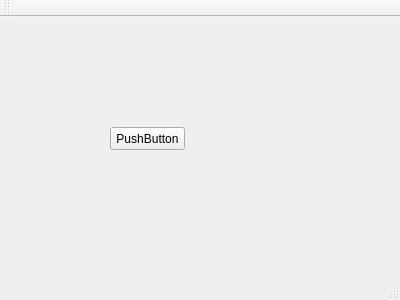
<?xml version="1.0" encoding="UTF-8"?>
<ui version="4.0">
 <class>MainWindow</class>
 <widget class="QMainWindow" name="MainWindow">
  <property name="geometry">
   <rect>
    <x>0</x>
    <y>0</y>
    <width>400</width>
    <height>300</height>
   </rect>
  </property>
  <property name="windowTitle">
   <string>MainWindow</string>
  </property>
  <widget class="QWidget" name="centralWidget">
   <widget class="QPushButton" name="pushButton">
    <property name="geometry">
     <rect>
      <x>110</x>
      <y>110</y>
      <width>75</width>
      <height>23</height>
     </rect>
    </property>
    <property name="text">
     <string>PushButton</string>
    </property>
   </widget>
  </widget>
  <widget class="QMenuBar" name="menuBar">
   <property name="geometry">
    <rect>
     <x>0</x>
     <y>0</y>
     <width>400</width>
     <height>23</height>
    </rect>
   </property>
  </widget>
  <widget class="QToolBar" name="mainToolBar">
   <attribute name="toolBarArea">
    <enum>TopToolBarArea</enum>
   </attribute>
   <attribute name="toolBarBreak">
    <bool>false</bool>
   </attribute>
  </widget>
  <widget class="QStatusBar" name="statusBar"/>
 </widget>
 <layoutdefault spacing="6" margin="11"/>
 <resources/>
 <connections/>
</ui>
